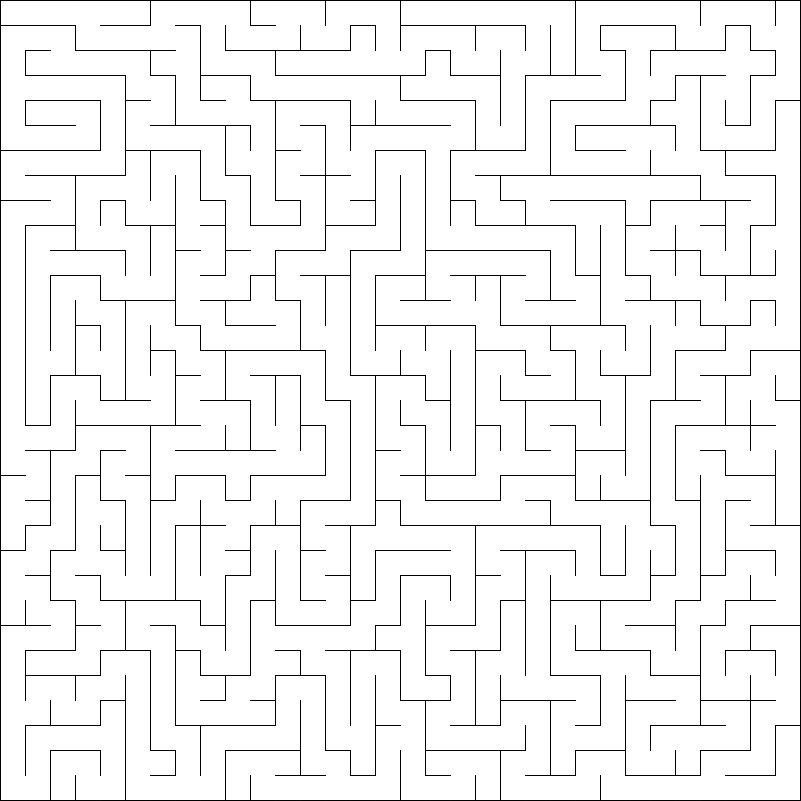
Frame 1 (no input)
Frame 60 (the mouse pressed at the canvas centre just before this capture): identical to frame 1, image omitted
Frame 120 (the mouse held since frame 60 and released just before this capture): identical to frame 1, image omitted

The Processing sketch that drew this single still picture (run headless with seeded random() and noise(); from frame 60 on, the mouse is pressed at the canvas centre):

// Processing sketch: MazeTest7
// ── MazeTest7.pde
int clm = 32, row = 32;
float w;
Cell[][] cll = new Cell[clm][row];

void setup() {
  size(801, 801);
  frameRate(60);
  w = min(width, height) == height ? height/row : width/clm;
  for (int i = 0; i < clm; i++) for (int j = 0; j < row; j++) cll[i][j] = new Cell(i, j);
  Cell crt = cll[floor(random(clm))][floor(random(row))];
  ArrayList<Cell> stk = new ArrayList<Cell>();
  stk.add(crt);
  while (!stk.isEmpty()) {
    crt.vst = true;
    ArrayList<Cell> nbr = new ArrayList<Cell>();
    if (crt.j != 0 && !cll[crt.i][crt.j - 1].vst) nbr.add(cll[crt.i][crt.j - 1]);
    if (crt.i != clm - 1 && !cll[crt.i + 1][crt.j].vst) nbr.add(cll[crt.i + 1][crt.j]);
    if (crt.j != row - 1 && !cll[crt.i][crt.j + 1].vst) nbr.add(cll[crt.i][crt.j + 1]);
    if (crt.i != 0 && !cll[crt.i - 1][crt.j].vst) nbr.add(cll[crt.i - 1][crt.j]);
    if (!nbr.isEmpty()) {
      stk.add(crt);
      Cell nxt = nbr.get(floor(random(nbr.size())));
      if (crt.j - nxt.j == 1) {
        crt.wll[0] = nxt.wll[2] = false;
      } else if (crt.j - nxt.j == -1) {
        crt.wll[2] = nxt.wll[0] = false;
      }
      if (crt.i - nxt.i == 1) {
        crt.wll[3] = nxt.wll[1] = false;
      } else if (crt.i - nxt.i == -1) {
        crt.wll[1] = nxt.wll[3] = false;
      }
      crt = nxt;
    } else {
      crt = stk.remove(stk.size() - 1);
    }
  }
}

void draw() {
  println(frameRate);
  background(255);
  for (int i = 0; i < clm; i++) for (int j = 0; j < row; j++) {
    if (cll[i][j].wll[0]) line(cll[i][j].x1, cll[i][j].y1, cll[i][j].x2, cll[i][j].y1);
    if (cll[i][j].wll[1]) line(cll[i][j].x2, cll[i][j].y1, cll[i][j].x2, cll[i][j].y2);
    if (cll[i][j].wll[2]) line(cll[i][j].x2, cll[i][j].y2, cll[i][j].x1, cll[i][j].y2);
    if (cll[i][j].wll[3]) line(cll[i][j].x1, cll[i][j].y2, cll[i][j].x1, cll[i][j].y1);
  }
}

class Cell {
  int i, j;
  float x1, y1, x2, y2;
  boolean vst = false;
  boolean[] wll = {true, true, true, true};
  Cell(int i_, int j_) {
    i = i_;
    j = j_;
    x1 = i*w;
    y1 = j*w;
    x2 = x1 + w;
    y2 = y1 + w;
  }
}
